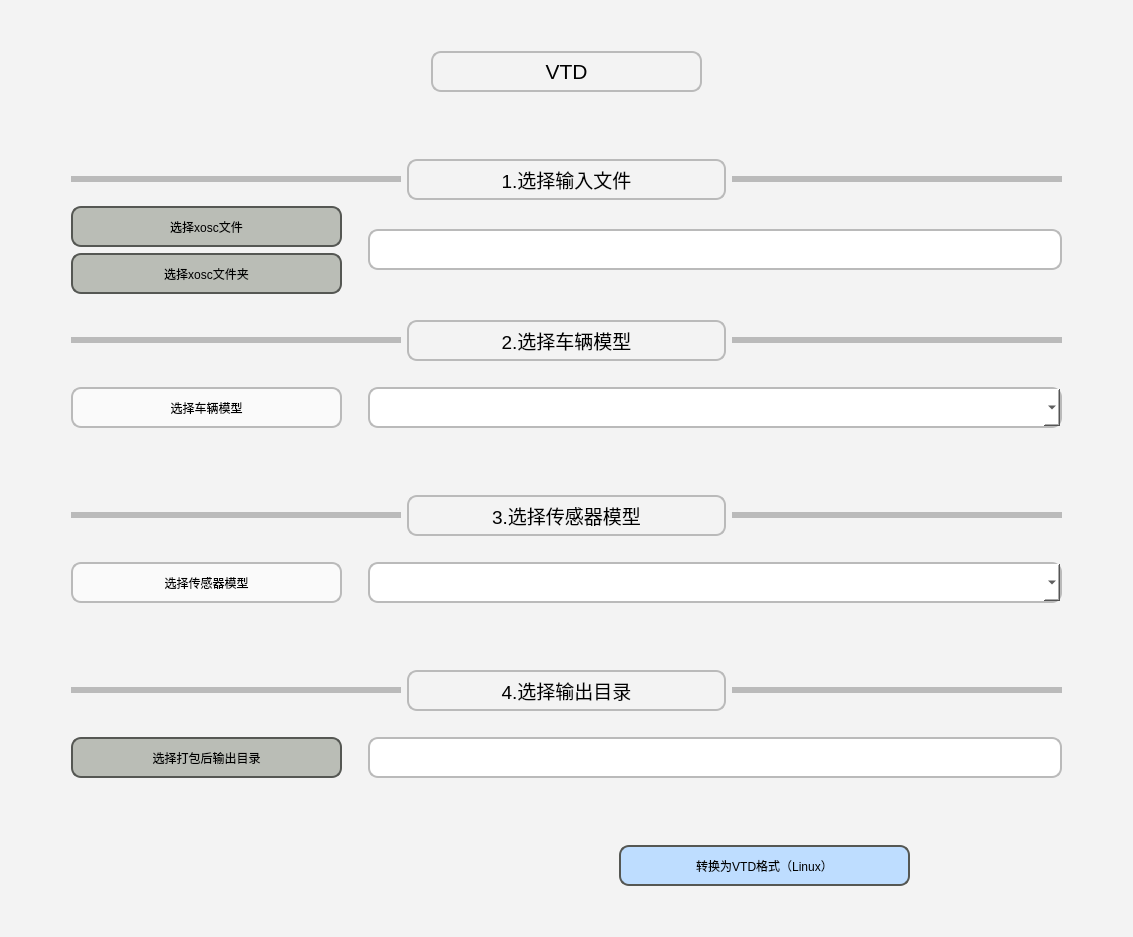
<?xml version="1.0" encoding="UTF-8"?>
<ui version="4.0">
 <class>Window_vtd</class>
 <widget class="QDialog" name="Window_vtd">
  <property name="geometry">
   <rect>
    <x>0</x>
    <y>0</y>
    <width>1133</width>
    <height>937</height>
   </rect>
  </property>
  <property name="windowTitle">
   <string>VTD</string>
  </property>
  <property name="windowIcon">
   <iconset resource="DSXW.qrc">
    <normaloff>:/DSXW/DSXW.png</normaloff>:/DSXW/DSXW.png</iconset>
  </property>
  <property name="autoFillBackground">
   <bool>false</bool>
  </property>
  <property name="styleSheet">
   <string notr="true">background-color: rgb(243, 243, 243);</string>
  </property>
  <layout class="QGridLayout" name="gridLayout">
   <item row="0" column="3">
    <spacer name="horizontalSpacer_26">
     <property name="orientation">
      <enum>Qt::Horizontal</enum>
     </property>
     <property name="sizeHint" stdset="0">
      <size>
       <width>40</width>
       <height>20</height>
      </size>
     </property>
    </spacer>
   </item>
   <item row="1" column="0">
    <spacer name="verticalSpacer_5">
     <property name="orientation">
      <enum>Qt::Vertical</enum>
     </property>
     <property name="sizeHint" stdset="0">
      <size>
       <width>20</width>
       <height>40</height>
      </size>
     </property>
    </spacer>
   </item>
   <item row="1" column="1">
    <spacer name="verticalSpacer_9">
     <property name="orientation">
      <enum>Qt::Vertical</enum>
     </property>
     <property name="sizeHint" stdset="0">
      <size>
       <width>20</width>
       <height>40</height>
      </size>
     </property>
    </spacer>
   </item>
   <item row="1" column="2">
    <spacer name="verticalSpacer_6">
     <property name="orientation">
      <enum>Qt::Vertical</enum>
     </property>
     <property name="sizeHint" stdset="0">
      <size>
       <width>20</width>
       <height>40</height>
      </size>
     </property>
    </spacer>
   </item>
   <item row="1" column="3">
    <layout class="QHBoxLayout" name="horizontalLayout_6" stretch="1,0,1">
     <item>
      <spacer name="horizontalSpacer_6">
       <property name="orientation">
        <enum>Qt::Horizontal</enum>
       </property>
       <property name="sizeHint" stdset="0">
        <size>
         <width>318</width>
         <height>20</height>
        </size>
       </property>
      </spacer>
     </item>
     <item>
      <widget class="QPushButton" name="vtd_vehicle_model_select_2">
       <property name="minimumSize">
        <size>
         <width>271</width>
         <height>41</height>
        </size>
       </property>
       <property name="font">
        <font>
         <pointsize>16</pointsize>
        </font>
       </property>
       <property name="styleSheet">
        <string notr="true">border:2px solid rgb(186,186,186);
border-radius:10px</string>
       </property>
       <property name="text">
        <string>VTD</string>
       </property>
      </widget>
     </item>
     <item>
      <spacer name="horizontalSpacer_7">
       <property name="orientation">
        <enum>Qt::Horizontal</enum>
       </property>
       <property name="sizeHint" stdset="0">
        <size>
         <width>368</width>
         <height>20</height>
        </size>
       </property>
      </spacer>
     </item>
    </layout>
   </item>
   <item row="1" column="4">
    <spacer name="verticalSpacer_7">
     <property name="orientation">
      <enum>Qt::Vertical</enum>
     </property>
     <property name="sizeHint" stdset="0">
      <size>
       <width>20</width>
       <height>40</height>
      </size>
     </property>
    </spacer>
   </item>
   <item row="1" column="5">
    <spacer name="verticalSpacer_10">
     <property name="orientation">
      <enum>Qt::Vertical</enum>
     </property>
     <property name="sizeHint" stdset="0">
      <size>
       <width>20</width>
       <height>40</height>
      </size>
     </property>
    </spacer>
   </item>
   <item row="1" column="6">
    <spacer name="verticalSpacer_8">
     <property name="orientation">
      <enum>Qt::Vertical</enum>
     </property>
     <property name="sizeHint" stdset="0">
      <size>
       <width>20</width>
       <height>40</height>
      </size>
     </property>
    </spacer>
   </item>
   <item row="2" column="3">
    <spacer name="horizontalSpacer_39">
     <property name="orientation">
      <enum>Qt::Horizontal</enum>
     </property>
     <property name="sizeHint" stdset="0">
      <size>
       <width>946</width>
       <height>20</height>
      </size>
     </property>
    </spacer>
   </item>
   <item row="3" column="3">
    <spacer name="horizontalSpacer_38">
     <property name="orientation">
      <enum>Qt::Horizontal</enum>
     </property>
     <property name="sizeHint" stdset="0">
      <size>
       <width>946</width>
       <height>20</height>
      </size>
     </property>
    </spacer>
   </item>
   <item row="4" column="3">
    <layout class="QHBoxLayout" name="horizontalLayout_8">
     <item>
      <widget class="QPushButton" name="blank_8">
       <property name="minimumSize">
        <size>
         <width>330</width>
         <height>6</height>
        </size>
       </property>
       <property name="maximumSize">
        <size>
         <width>16777215</width>
         <height>6</height>
        </size>
       </property>
       <property name="styleSheet">
        <string notr="true">border:5px solid rgb(186,186,186);
border-radius:25px</string>
       </property>
       <property name="text">
        <string/>
       </property>
      </widget>
     </item>
     <item>
      <widget class="QPushButton" name="vtd_vehicle_model_select_3">
       <property name="minimumSize">
        <size>
         <width>271</width>
         <height>41</height>
        </size>
       </property>
       <property name="font">
        <font>
         <pointsize>14</pointsize>
        </font>
       </property>
       <property name="styleSheet">
        <string notr="true">border:2px solid rgb(186,186,186);
border-radius:10px</string>
       </property>
       <property name="text">
        <string>1.选择输入文件</string>
       </property>
      </widget>
     </item>
     <item>
      <widget class="QPushButton" name="blank_7">
       <property name="minimumSize">
        <size>
         <width>330</width>
         <height>6</height>
        </size>
       </property>
       <property name="maximumSize">
        <size>
         <width>16777215</width>
         <height>6</height>
        </size>
       </property>
       <property name="styleSheet">
        <string notr="true">border:5px solid rgb(186,186,186);
border-radius:25px</string>
       </property>
       <property name="text">
        <string/>
       </property>
      </widget>
     </item>
    </layout>
   </item>
   <item row="5" column="3">
    <layout class="QHBoxLayout" name="horizontalLayout">
     <item>
      <layout class="QVBoxLayout" name="verticalLayout">
       <item>
        <widget class="QPushButton" name="vtd_input">
         <property name="minimumSize">
          <size>
           <width>271</width>
           <height>41</height>
          </size>
         </property>
         <property name="styleSheet">
          <string notr="true">QPushButton{
border:2px solid rgb(85, 87, 83);
background-color: rgb(186, 189, 182);
border-radius:10px
}
QPushButton:hover{
border:2px solid rgb(85, 87, 83);
background-color: rgb(175, 175, 175);
border-radius:10px;
}
QPushButton:pressed{
border:2px solid rgb(85, 87, 83);
background-color: rgb(92, 105, 107);
border-radius:10px;
}</string>
         </property>
         <property name="text">
          <string>选择xosc文件</string>
         </property>
        </widget>
       </item>
       <item>
        <widget class="QPushButton" name="vtd_input_4">
         <property name="minimumSize">
          <size>
           <width>271</width>
           <height>41</height>
          </size>
         </property>
         <property name="styleSheet">
          <string notr="true">QPushButton{
border:2px solid rgb(85, 87, 83);
background-color: rgb(186, 189, 182);
border-radius:10px
}
QPushButton:hover{
border:2px solid rgb(85, 87, 83);
background-color: rgb(175, 175, 175);
border-radius:10px;
}
QPushButton:pressed{
border:2px solid rgb(85, 87, 83);
background-color: rgb(92, 105, 107);
border-radius:10px;
}</string>
         </property>
         <property name="text">
          <string>选择xosc文件夹</string>
         </property>
        </widget>
       </item>
      </layout>
     </item>
     <item>
      <spacer name="verticalSpacer">
       <property name="orientation">
        <enum>Qt::Vertical</enum>
       </property>
       <property name="sizeHint" stdset="0">
        <size>
         <width>20</width>
         <height>40</height>
        </size>
       </property>
      </spacer>
     </item>
     <item>
      <widget class="QLineEdit" name="vtd_show_input">
       <property name="minimumSize">
        <size>
         <width>541</width>
         <height>41</height>
        </size>
       </property>
       <property name="styleSheet">
        <string notr="true">border:2px solid rgb(186,186,186);
background-color: rgb(255, 255, 255);
border-radius:10px</string>
       </property>
       <property name="text">
        <string/>
       </property>
      </widget>
     </item>
    </layout>
   </item>
   <item row="6" column="3">
    <spacer name="horizontalSpacer_8">
     <property name="orientation">
      <enum>Qt::Horizontal</enum>
     </property>
     <property name="sizeHint" stdset="0">
      <size>
       <width>946</width>
       <height>20</height>
      </size>
     </property>
    </spacer>
   </item>
   <item row="7" column="3">
    <layout class="QHBoxLayout" name="horizontalLayout_9">
     <item>
      <widget class="QPushButton" name="blank_14">
       <property name="minimumSize">
        <size>
         <width>330</width>
         <height>6</height>
        </size>
       </property>
       <property name="maximumSize">
        <size>
         <width>16777215</width>
         <height>6</height>
        </size>
       </property>
       <property name="styleSheet">
        <string notr="true">border:5px solid rgb(186,186,186);
border-radius:25px</string>
       </property>
       <property name="text">
        <string/>
       </property>
      </widget>
     </item>
     <item>
      <widget class="QPushButton" name="vtd_vehicle_model_select_4">
       <property name="minimumSize">
        <size>
         <width>271</width>
         <height>41</height>
        </size>
       </property>
       <property name="font">
        <font>
         <pointsize>14</pointsize>
        </font>
       </property>
       <property name="styleSheet">
        <string notr="true">border:2px solid rgb(186,186,186);
border-radius:10px</string>
       </property>
       <property name="text">
        <string>2.选择车辆模型</string>
       </property>
      </widget>
     </item>
     <item>
      <widget class="QPushButton" name="blank_13">
       <property name="minimumSize">
        <size>
         <width>330</width>
         <height>6</height>
        </size>
       </property>
       <property name="maximumSize">
        <size>
         <width>16777215</width>
         <height>6</height>
        </size>
       </property>
       <property name="styleSheet">
        <string notr="true">border:5px solid rgb(186,186,186);
border-radius:25px</string>
       </property>
       <property name="text">
        <string/>
       </property>
      </widget>
     </item>
    </layout>
   </item>
   <item row="8" column="3">
    <layout class="QHBoxLayout" name="horizontalLayout_2">
     <item>
      <widget class="QPushButton" name="vtd_vehicle_model_select">
       <property name="minimumSize">
        <size>
         <width>271</width>
         <height>41</height>
        </size>
       </property>
       <property name="styleSheet">
        <string notr="true">QPushButton{
border:2px solid rgb(186,186,186);
background-color: rgb(250,250,250);
border-radius:10px
}
QPushButton:hover{
border:2px solid rgb(186,186,186);
background-color: rgb(240, 240, 240);
border-radius:10px;}
QPushButton:pressed{
border:2px solid rgb(186,186,186);
background-color: rgb(211, 215, 207);
border-radius:10px;
}</string>
       </property>
       <property name="text">
        <string>选择车辆模型</string>
       </property>
      </widget>
     </item>
     <item>
      <spacer name="verticalSpacer_2">
       <property name="orientation">
        <enum>Qt::Vertical</enum>
       </property>
       <property name="sizeHint" stdset="0">
        <size>
         <width>20</width>
         <height>40</height>
        </size>
       </property>
      </spacer>
     </item>
     <item>
      <widget class="QComboBox" name="vtd_vehicle_model_show">
       <property name="sizePolicy">
        <sizepolicy hsizetype="Expanding" vsizetype="Fixed">
         <horstretch>0</horstretch>
         <verstretch>0</verstretch>
        </sizepolicy>
       </property>
       <property name="minimumSize">
        <size>
         <width>541</width>
         <height>41</height>
        </size>
       </property>
       <property name="styleSheet">
        <string notr="true">border:2px solid rgb(186,186,186);
background-color: rgb(255, 255, 255);
border-radius:10px</string>
       </property>
       <property name="sizeAdjustPolicy">
        <enum>QComboBox::AdjustToContentsOnFirstShow</enum>
       </property>
      </widget>
     </item>
    </layout>
   </item>
   <item row="9" column="3">
    <spacer name="horizontalSpacer_35">
     <property name="orientation">
      <enum>Qt::Horizontal</enum>
     </property>
     <property name="sizeHint" stdset="0">
      <size>
       <width>946</width>
       <height>20</height>
      </size>
     </property>
    </spacer>
   </item>
   <item row="10" column="3">
    <spacer name="horizontalSpacer_9">
     <property name="orientation">
      <enum>Qt::Horizontal</enum>
     </property>
     <property name="sizeHint" stdset="0">
      <size>
       <width>946</width>
       <height>20</height>
      </size>
     </property>
    </spacer>
   </item>
   <item row="11" column="3">
    <layout class="QHBoxLayout" name="horizontalLayout_10">
     <item>
      <widget class="QPushButton" name="blank_18">
       <property name="minimumSize">
        <size>
         <width>330</width>
         <height>6</height>
        </size>
       </property>
       <property name="maximumSize">
        <size>
         <width>16777215</width>
         <height>6</height>
        </size>
       </property>
       <property name="styleSheet">
        <string notr="true">border:5px solid rgb(186,186,186);
border-radius:25px</string>
       </property>
       <property name="text">
        <string/>
       </property>
      </widget>
     </item>
     <item>
      <widget class="QPushButton" name="vtd_vehicle_model_select_5">
       <property name="minimumSize">
        <size>
         <width>271</width>
         <height>41</height>
        </size>
       </property>
       <property name="font">
        <font>
         <pointsize>14</pointsize>
        </font>
       </property>
       <property name="styleSheet">
        <string notr="true">border:2px solid rgb(186,186,186);
border-radius:10px</string>
       </property>
       <property name="text">
        <string>3.选择传感器模型</string>
       </property>
      </widget>
     </item>
     <item>
      <widget class="QPushButton" name="blank_17">
       <property name="minimumSize">
        <size>
         <width>330</width>
         <height>6</height>
        </size>
       </property>
       <property name="maximumSize">
        <size>
         <width>16777215</width>
         <height>6</height>
        </size>
       </property>
       <property name="styleSheet">
        <string notr="true">border:5px solid rgb(186,186,186);
border-radius:25px</string>
       </property>
       <property name="text">
        <string/>
       </property>
      </widget>
     </item>
    </layout>
   </item>
   <item row="12" column="3">
    <layout class="QHBoxLayout" name="horizontalLayout_3">
     <item>
      <widget class="QPushButton" name="vtd_sensor_select">
       <property name="minimumSize">
        <size>
         <width>271</width>
         <height>41</height>
        </size>
       </property>
       <property name="styleSheet">
        <string notr="true">QPushButton{
border:2px solid rgb(186,186,186);
background-color: rgb(250,250,250);
border-radius:10px
}
QPushButton:hover{
border:2px solid rgb(186,186,186);
background-color: rgb(240, 240, 240);
border-radius:10px;}
QPushButton:pressed{
border:2px solid rgb(186,186,186);
background-color: rgb(211, 215, 207);
border-radius:10px;
}</string>
       </property>
       <property name="text">
        <string>选择传感器模型</string>
       </property>
      </widget>
     </item>
     <item>
      <spacer name="verticalSpacer_3">
       <property name="orientation">
        <enum>Qt::Vertical</enum>
       </property>
       <property name="sizeHint" stdset="0">
        <size>
         <width>20</width>
         <height>40</height>
        </size>
       </property>
      </spacer>
     </item>
     <item>
      <widget class="QComboBox" name="vtd_sensor_show">
       <property name="sizePolicy">
        <sizepolicy hsizetype="Expanding" vsizetype="Fixed">
         <horstretch>0</horstretch>
         <verstretch>0</verstretch>
        </sizepolicy>
       </property>
       <property name="minimumSize">
        <size>
         <width>541</width>
         <height>41</height>
        </size>
       </property>
       <property name="styleSheet">
        <string notr="true">border:2px solid rgb(186,186,186);
background-color: rgb(255, 255, 255);
border-radius:10px</string>
       </property>
      </widget>
     </item>
    </layout>
   </item>
   <item row="13" column="3">
    <spacer name="horizontalSpacer_36">
     <property name="orientation">
      <enum>Qt::Horizontal</enum>
     </property>
     <property name="sizeHint" stdset="0">
      <size>
       <width>946</width>
       <height>20</height>
      </size>
     </property>
    </spacer>
   </item>
   <item row="14" column="3">
    <spacer name="horizontalSpacer_10">
     <property name="orientation">
      <enum>Qt::Horizontal</enum>
     </property>
     <property name="sizeHint" stdset="0">
      <size>
       <width>946</width>
       <height>20</height>
      </size>
     </property>
    </spacer>
   </item>
   <item row="15" column="3">
    <layout class="QHBoxLayout" name="horizontalLayout_11">
     <item>
      <widget class="QPushButton" name="blank_19">
       <property name="minimumSize">
        <size>
         <width>330</width>
         <height>6</height>
        </size>
       </property>
       <property name="maximumSize">
        <size>
         <width>16777215</width>
         <height>6</height>
        </size>
       </property>
       <property name="styleSheet">
        <string notr="true">border:5px solid rgb(186,186,186);
border-radius:25px</string>
       </property>
       <property name="text">
        <string/>
       </property>
      </widget>
     </item>
     <item>
      <widget class="QPushButton" name="vtd_vehicle_model_select_6">
       <property name="minimumSize">
        <size>
         <width>271</width>
         <height>41</height>
        </size>
       </property>
       <property name="font">
        <font>
         <pointsize>14</pointsize>
        </font>
       </property>
       <property name="styleSheet">
        <string notr="true">border:2px solid rgb(186,186,186);
border-radius:10px</string>
       </property>
       <property name="text">
        <string>4.选择输出目录</string>
       </property>
      </widget>
     </item>
     <item>
      <widget class="QPushButton" name="blank_21">
       <property name="minimumSize">
        <size>
         <width>330</width>
         <height>6</height>
        </size>
       </property>
       <property name="maximumSize">
        <size>
         <width>16777215</width>
         <height>6</height>
        </size>
       </property>
       <property name="styleSheet">
        <string notr="true">border:5px solid rgb(186,186,186);
border-radius:25px</string>
       </property>
       <property name="text">
        <string/>
       </property>
      </widget>
     </item>
    </layout>
   </item>
   <item row="16" column="3">
    <layout class="QHBoxLayout" name="horizontalLayout_4">
     <item>
      <widget class="QPushButton" name="vtd_select_output">
       <property name="minimumSize">
        <size>
         <width>271</width>
         <height>41</height>
        </size>
       </property>
       <property name="styleSheet">
        <string notr="true">QPushButton{
border:2px solid rgb(85, 87, 83);
background-color: rgb(186, 189, 182);
border-radius:10px
}
QPushButton:hover{
border:2px solid rgb(85, 87, 83);
background-color: rgb(175, 175, 175);
border-radius:10px;
}
QPushButton:pressed{
border:2px solid rgb(85, 87, 83);
background-color: rgb(92, 105, 107);
border-radius:10px;
}</string>
       </property>
       <property name="text">
        <string>选择打包后输出目录</string>
       </property>
      </widget>
     </item>
     <item>
      <spacer name="verticalSpacer_4">
       <property name="orientation">
        <enum>Qt::Vertical</enum>
       </property>
       <property name="sizeHint" stdset="0">
        <size>
         <width>20</width>
         <height>40</height>
        </size>
       </property>
      </spacer>
     </item>
     <item>
      <widget class="QLineEdit" name="vtd_show_output">
       <property name="minimumSize">
        <size>
         <width>541</width>
         <height>41</height>
        </size>
       </property>
       <property name="styleSheet">
        <string notr="true">border:2px solid rgb(186,186,186);
background-color: rgb(255, 255, 255);
border-radius:10px</string>
       </property>
       <property name="text">
        <string/>
       </property>
      </widget>
     </item>
    </layout>
   </item>
   <item row="17" column="3">
    <spacer name="horizontalSpacer_37">
     <property name="orientation">
      <enum>Qt::Horizontal</enum>
     </property>
     <property name="sizeHint" stdset="0">
      <size>
       <width>946</width>
       <height>20</height>
      </size>
     </property>
    </spacer>
   </item>
   <item row="18" column="3">
    <spacer name="horizontalSpacer_40">
     <property name="orientation">
      <enum>Qt::Horizontal</enum>
     </property>
     <property name="sizeHint" stdset="0">
      <size>
       <width>946</width>
       <height>20</height>
      </size>
     </property>
    </spacer>
   </item>
   <item row="19" column="3">
    <layout class="QHBoxLayout" name="horizontalLayout_5">
     <item>
      <spacer name="horizontalSpacer_5">
       <property name="orientation">
        <enum>Qt::Horizontal</enum>
       </property>
       <property name="sizeHint" stdset="0">
        <size>
         <width>548</width>
         <height>20</height>
        </size>
       </property>
      </spacer>
     </item>
     <item>
      <widget class="QPushButton" name="to_vtd">
       <property name="minimumSize">
        <size>
         <width>291</width>
         <height>41</height>
        </size>
       </property>
       <property name="styleSheet">
        <string notr="true">QPushButton{
border:2px solid rgb(85, 87, 83);
background-color: rgb(190, 221, 255);
border-radius:10px
}
QPushButton:hover{
border:2px solid rgb(85, 87, 83);
background-color: rgb(170, 200, 230);
border-radius:10px;
}
QPushButton:pressed{
border:2px solid rgb(85, 87, 83);
background-color: rgb(138, 164, 193);
border-radius:10px;
}</string>
       </property>
       <property name="text">
        <string>转换为VTD格式（Linux）</string>
       </property>
      </widget>
     </item>
     <item>
      <spacer name="horizontalSpacer_28">
       <property name="orientation">
        <enum>Qt::Horizontal</enum>
       </property>
       <property name="sizeHint" stdset="0">
        <size>
         <width>40</width>
         <height>20</height>
        </size>
       </property>
      </spacer>
     </item>
    </layout>
   </item>
   <item row="20" column="3">
    <spacer name="horizontalSpacer_16">
     <property name="orientation">
      <enum>Qt::Horizontal</enum>
     </property>
     <property name="sizeHint" stdset="0">
      <size>
       <width>40</width>
       <height>20</height>
      </size>
     </property>
    </spacer>
   </item>
   <item row="21" column="3">
    <spacer name="horizontalSpacer_17">
     <property name="orientation">
      <enum>Qt::Horizontal</enum>
     </property>
     <property name="sizeHint" stdset="0">
      <size>
       <width>40</width>
       <height>20</height>
      </size>
     </property>
    </spacer>
   </item>
  </layout>
 </widget>
 <resources>
  <include location="DSXW.qrc"/>
 </resources>
 <connections/>
</ui>
